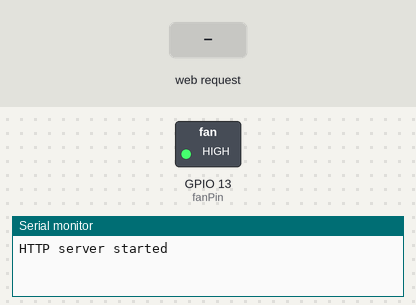
Bench run of a sketch on a simulated ESP32. Parts: switched loads named in the sketch (green lamp = pin HIGH), the last lines printed to the serial monitor. The test bench sets the inputs (shaded band). Pins used as bus, display or sensor lines are not drawn.

Above: at 1.2 s.
1.3 s: HTTP request GET /led1on received
At 4.4 s:
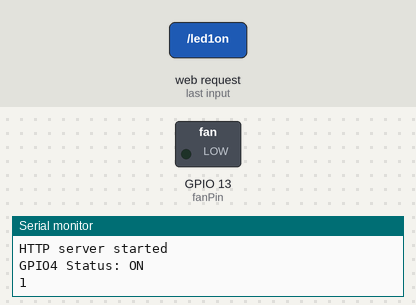
Timing chart, 0 to 5.9 s (numbered marks = the images above; inputs shaded):
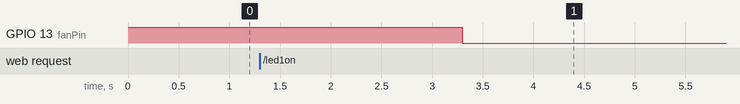

The sketch:

margaritaGlass.ino
```cpp
#include <WebServer.h>
#include <WiFi.h>
//#include <WiFiUdp.h>
// https://lastminuteengineers.com/creating-esp32-web-server-arduino-ide/
// the IP of the machine to which you send msgs - this should be the correct IP in most cases (see note in python code)
//#define CONSOLE_IP "192.168.1.2"
//#define CONSOLE_PORT 4210
const char* ssid = "ESP32";
const char* password = "12345678";

IPAddress local_ip(192, 168, 1, 1);
IPAddress gateway(192, 168, 1, 1);
IPAddress subnet(255, 255, 255, 0);
WebServer server(80);

int fanPin = 13;
bool fanState = HIGH;
int powerPin = 25;
bool power = LOW;

void setup()
{
  Serial.begin(115200);

  WiFi.softAP(ssid, password);
  WiFi.softAPConfig(local_ip, gateway, subnet);
  server.begin();

  pinMode(fanPin, OUTPUT);
  pinMode(powerPin, OUTPUT);
  digitalWrite(fanPin, fanState);
  digitalWrite(powerPin, power);

  server.on("/", handle_OnConnect);
  server.on("/led1on", handle_led1on);
  server.on("/led1off", handle_led1off);
  //server.on("/led2on", handle_led2on);
  //server.on("/led2off", handle_led2off);
  server.onNotFound(handle_NotFound);

  server.begin();
  Serial.println("HTTP server started");

}

void loop()
{
  server.handleClient();
  if(!power){
    digitalWrite(powerPin, LOW);
  }else{
    Serial.println(power);
    digitalWrite(powerPin, HIGH);
    fanState = HIGH;
    digitalWrite(fanPin, fanState);
    delay(2000);
    fanState = LOW;
    digitalWrite(fanPin, fanState);
    delay(10000);
  }
}


void handle_OnConnect() {
  power = LOW;
  //LED2status = LOW;
  Serial.println("GPIO4 Status: OFF | GPIO5 Status: OFF");
  server.send(200, "text/html", SendHTML(power));
}

void handle_led1on() {
  power = HIGH;
  Serial.println("GPIO4 Status: ON");
  server.send(200, "text/html", SendHTML(true));
}

void handle_led1off() {
  power = LOW;
  Serial.println("GPIO4 Status: OFF");
  server.send(200, "text/html", SendHTML(false));
}

void handle_NotFound(){
  server.send(404, "text/plain", "Not found");
}


String SendHTML(uint8_t led1stat){
  String ptr = "<!DOCTYPE html> <html>\n";
  ptr +="<head><meta name=\"viewport\" content=\"width=device-width, initial-scale=1.0, user-scalable=no\">\n";
  ptr +="<title>LED Control</title>\n";
  ptr +="<style>html { font-family: Helvetica; display: inline-block; margin: 0px auto; text-align: center;}\n";
  ptr +="body{margin-top: 50px;} h1 {color: #444444;margin: 50px auto 30px;} h3 {color: #444444;margin-bottom: 50px;}\n";
  ptr +=".button {display: block;width: 80px;background-color: #3498db;border: none;color: white;padding: 13px 30px;text-decoration: none;font-size: 25px;margin: 0px auto 35px;cursor: pointer;border-radius: 4px;}\n";
  ptr +=".button-on {background-color: #3498db;}\n";
  ptr +=".button-on:active {background-color: #2980b9;}\n";
  ptr +=".button-off {background-color: #34495e;}\n";
  ptr +=".button-off:active {background-color: #2c3e50;}\n";
  ptr +="p {font-size: 14px;color: #888;margin-bottom: 10px;}\n";
  ptr +="</style>\n";
  ptr +="</head>\n";
  ptr +="<body>\n";
  ptr +="<h1>ESP32 Web Server</h1>\n";
  ptr +="<h3>Using Access Point(AP) Mode</h3>\n";

   if(led1stat)
  {ptr +="<p>Cooling Status: ON</p><a class=\"button button-off\" href=\"/led1off\">OFF</a>\n";}
  else
  {ptr +="<p>Cooling Status: OFF</p><a class=\"button button-on\" href=\"/led1on\">ON</a>\n";}
/*
  if(led2stat)
  {ptr +="<p>LED2 Status: ON</p><a class=\"button button-off\" href=\"/led2off\">OFF</a>\n";}
  else
  {ptr +="<p>LED2 Status: OFF</p><a class=\"button button-on\" href=\"/led2on\">ON</a>\n";}
*/
  ptr +="</body>\n";
  ptr +="</html>\n";
  return ptr;
}


/*

import socket

# use ifconfig -a to find this IP. If your pi is the first and only device connected to the ESP32,
# this should be the correct IP by default on the raspberry pi
LOCAL_UDP_IP = "192.168.1.2"
SHARED_UDP_PORT = 4210
sock = socket.socket(socket.AF_INET, socket.SOCK_DGRAM)  # Internet  # UDP
sock.bind((LOCAL_UDP_IP, SHARED_UDP_PORT))

def loop():
    while True:
        data, addr = sock.recvfrom(2048)
        print(data)

if __name__ == "__main__":
    loop()

*/
```

Measured:
- after the input at 1.3 s, GPIO 13 (fanPin): HIGH → LOW after 2.0 s
